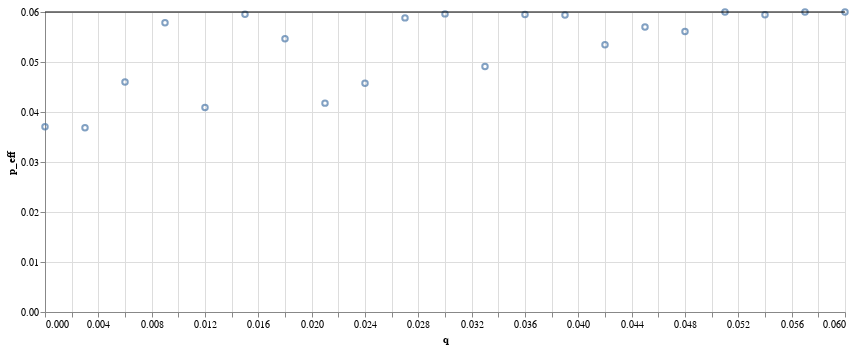

Here is the notebook cell this chart was saved with:
### Code cell
# points + regresssion + line
# Pour plusieurs valeur de N
points + line

### Figure 1 — Vega-Lite specification as saved in the notebook (floating-point values rounded to 4 significant figures)
{"config": {"view": {"continuousWidth": 300, "continuousHeight": 300}}, "layer": [{"data": {"name": "data-e8bb3bd593e8a282997e625070149cdd"}, "mark": {"type": "point"}, "encoding": {"x": {"field": "q", "sort": ["1.0p", "0.95p", "0.9p", "0.85p", "0.8p", "0.75p", "0.7p", "0.65p", "0.6p", "0.55p", "0.5p", "0.45p", "0.4p", "0.35p", "0.3p", "0.25p", "0.2p", "0.15p", "0.1p", "0.05p", "0.0p"], "type": "quantitative"}, "y": {"field": "peff", "title": "p_eff", "type": "quantitative"}}}, {"data": {"name": "data-9ba0be5c224f6e62be9b87f06c3730cf"}, "mark": {"type": "rule"}, "encoding": {"y": {"field": "y", "type": "quantitative"}}}], "height": 300, "width": 800, "$schema": "https://vega.github.io/schema/vega-lite/v5.14.1.json", "datasets": {"data-e8bb3bd593e8a282997e625070149cdd": [{"peff": 0.06, "p": 0.06, "q": 0.06, "q_frac": "1.0p"}, {"peff": 0.06, "p": 0.06, "q": 0.057, "q_frac": "0.95p"}, {"peff": 0.05947, "p": 0.06, "q": 0.054, "q_frac": "0.9p"}, {"peff": 0.05999, "p": 0.06, "q": 0.051, "q_frac": "0.85p"}, {"peff": 0.05608, "p": 0.06, "q": 0.048, "q_frac": "0.8p"}, {"peff": 0.05701, "p": 0.06, "q": 0.045, "q_frac": "0.75p"}, {"peff": 0.05347, "p": 0.06, "q": 0.042, "q_frac": "0.7p"}, {"peff": 0.05939, "p": 0.06, "q": 0.039, "q_frac": "0.65p"}, {"peff": 0.05951, "p": 0.06, "q": 0.036, "q_frac": "0.6p"}, {"peff": 0.0491, "p": 0.06, "q": 0.033, "q_frac": "0.55p"}, {"peff": 0.05962, "p": 0.06, "q": 0.03, "q_frac": "0.5p"}, {"peff": 0.05882, "p": 0.06, "q": 0.027, "q_frac": "0.45p"}, {"peff": 0.04576, "p": 0.06, "q": 0.024, "q_frac": "0.4p"}, {"peff": 0.04177, "p": 0.06, "q": 0.021, "q_frac": "0.35p"}, {"peff": 0.05464, "p": 0.06, "q": 0.018, "q_frac": "0.3p"}, {"peff": 0.05954, "p": 0.06, "q": 0.015, "q_frac": "0.25p"}, {"peff": 0.0409, "p": 0.06, "q": 0.012, "q_frac": "0.2p"}, {"peff": 0.05786, "p": 0.06, "q": 0.009, "q_frac": "0.15p"}, {"peff": 0.04602, "p": 0.06, "q": 0.006, "q_frac": "0.1p"}, {"peff": 0.03684, "p": 0.06, "q": 0.003, "q_frac": "0.05p"}, {"peff": 0.03705, "p": 0.06, "q": 0.0, "q_frac": "0.0p"}], "data-9ba0be5c224f6e62be9b87f06c3730cf": [{"y": 0.06}]}}
